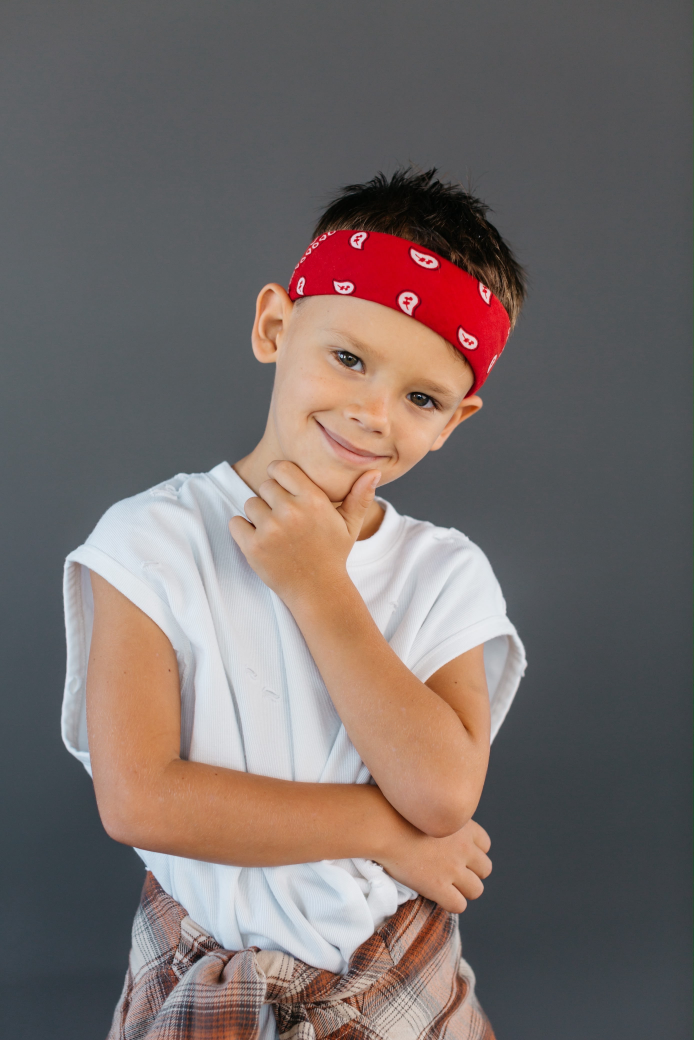
#> input picture platon_art/platon_source.jpg, 2774 x 4160 px (shown at 1/4 size)
$ python make_overlay.py
#> lines starting #> are read from the running program, lines starting #| are printed output that depends on the picture; after the words box and inside, x2 and y2 are one past the last pixel; in counts of white or black regions, pixels touching at a corner belong together
#> in main, bgr is the input picture: shape (4160, 2774, 3); mean B, G, R 104.6, 107.2, 118.5
#!/usr/bin/env python3
"""Neon hand-drawn graphic overlay on Platon's photo (photo pixels untouched)."""

from __future__ import annotations

import json
import math
import random
from pathlib import Path

import cv2
import numpy as np
from PIL import Image, ImageDraw, ImageFont

ROOT = Path(__file__).resolve().parent
SRC = ROOT / "platon_source.jpg"
OUT = ROOT / "platon_neon_overlay.jpg"
OUT_PREVIEW = ROOT / "platon_neon_overlay_preview.jpg"
MASK_CACHE = ROOT / "silhouette_mask.png"
PTS_CACHE = ROOT / "landmarks.json"
SHIRT_CACHE = ROOT / "shirt_mask.png"

LIME = (180, 255, 40)  # RGB neon lime
ACCENT = LIME
TEXT = "THE BEST LOOKS ARE THE ONES YOU FEEL AMAZING"
BG_WORD = "Platon"
BG_COLOR = (236, 236, 234)  # light off-white like the reference
BG_TEXT_COLOR = (28, 28, 28)
# Previous stroke widths were 30 / 12 — doubled per request
OUTLINE_WIDTH = 60
OUTLINE_WIDTH_INNER = 24
FONT_CANDIDATES = [
    "/usr/share/fonts/truetype/dejavu/DejaVuSans-Bold.ttf",
    "/usr/share/fonts/truetype/liberation/LiberationSans-Bold.ttf",
    "/usr/share/fonts/truetype/noto/NotoSans-Bold.ttf",
]


def load_font(size: int) -> ImageFont.ImageFont:
    for path in FONT_CANDIDATES:
        if Path(path).exists():
            return ImageFont.truetype(path, size=size)
    return ImageFont.load_default()


def segment_subject(bgr: np.ndarray) -> np.ndarray:
    if MASK_CACHE.exists():
        return cv2.imread(str(MASK_CACHE), cv2.IMREAD_GRAYSCALE)
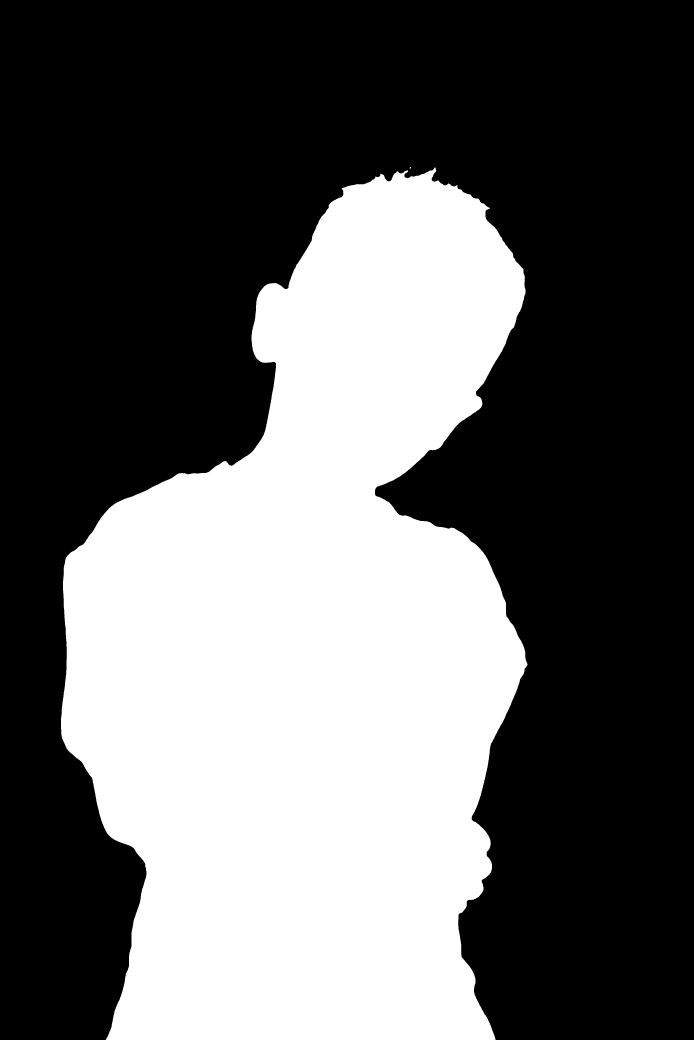
#> input picture platon_art/silhouette_mask.png, 2774 x 4160 px (shown at 1/4 size)
#> returned value: shape (4160, 2774); 38.4% white; 2 white regions, box (x1, y1, x2, y2) and area: (244, 670, 2110, 4160) 4433855, (1639, 668, 1644, 675) 26

    try:
        from rembg import remove
        from PIL import Image as PILImage

        rgba = np.array(
            remove(PILImage.fromarray(cv2.cvtColor(bgr, cv2.COLOR_BGR2RGB)))
        )
        mask = (rgba[:, :, 3] > 128).astype(np.uint8) * 255
    except Exception:
        border = np.concatenate(
            [
                bgr[0:20].reshape(-1, 3),
                bgr[-20:].reshape(-1, 3),
                bgr[:, 0:20].reshape(-1, 3),
                bgr[:, -20:].reshape(-1, 3),
            ]
        )
        bg = np.median(border, axis=0)
        diff = np.linalg.norm(bgr.astype(np.float32) - bg, axis=2)
        mask = (diff > 28).astype(np.uint8) * 255

    kernel = cv2.getStructuringElement(cv2.MORPH_ELLIPSE, (15, 15))
    mask = cv2.morphologyEx(mask, cv2.MORPH_CLOSE, kernel, iterations=2)
    n, labels, stats, _ = cv2.connectedComponentsWithStats((mask > 0).astype(np.uint8))
    if n > 1:
        largest = 1 + np.argmax(stats[1:, cv2.CC_STAT_AREA])
        mask = ((labels == largest).astype(np.uint8)) * 255

    h, w = mask.shape
    flood = mask.copy()
    ff = np.zeros((h + 2, w + 2), np.uint8)
    cv2.floodFill(flood, ff, (0, 0), 255)
    mask = cv2.bitwise_or(mask, cv2.bitwise_not(flood))
    cv2.imwrite(str(MASK_CACHE), mask)
    return mask


def detect_landmarks(bgr: np.ndarray, mask: np.ndarray) -> dict:
    h, w = bgr.shape[:2]
    hsv = cv2.cvtColor(bgr, cv2.COLOR_BGR2HSV)
#> hsv: shape (4160, 2774, 3); mean H, S, V 86.8, 45.9, 124.5

    if not PTS_CACHE.exists():
        upper = np.zeros((h, w), np.uint8)
        upper[: int(h * 0.45)] = 255
        red = cv2.inRange(hsv, (0, 120, 100), (10, 255, 255)) | cv2.inRange(
            hsv, (170, 120, 100), (180, 255, 255)
        )
#> red: shape (4160, 2774); 3.2% white; 1630 white regions (1241 under 20 px), largest, box (x1, y1, x2, y2) and area: (1091, 916, 2046, 1611) 227595, (1502, 3568, 1849, 3968) 24800, (1548, 3211, 1841, 3360) 14817
        red = cv2.bitwise_and(red, upper)
#> red: shape (4160, 2774); 2.1% white; 279 white regions (227 under 20 px), largest, box (x1, y1, x2, y2) and area: (1091, 916, 2046, 1611) 227595, (1336, 1760, 1569, 1840) 3571, (1040, 1158, 1098, 1258) 2215
        red = cv2.morphologyEx(red, cv2.MORPH_CLOSE, np.ones((15, 15), np.uint8))
#> red: shape (4160, 2774); 2.4% white; 55 white regions (31 under 20 px), largest, box (x1, y1, x2, y2) and area: (1086, 912, 2049, 1611) 253745, (1336, 1760, 1569, 1840) 4221, (1831, 1621, 1919, 1692) 2677
        n, labels, stats, _ = cv2.connectedComponentsWithStats(red)
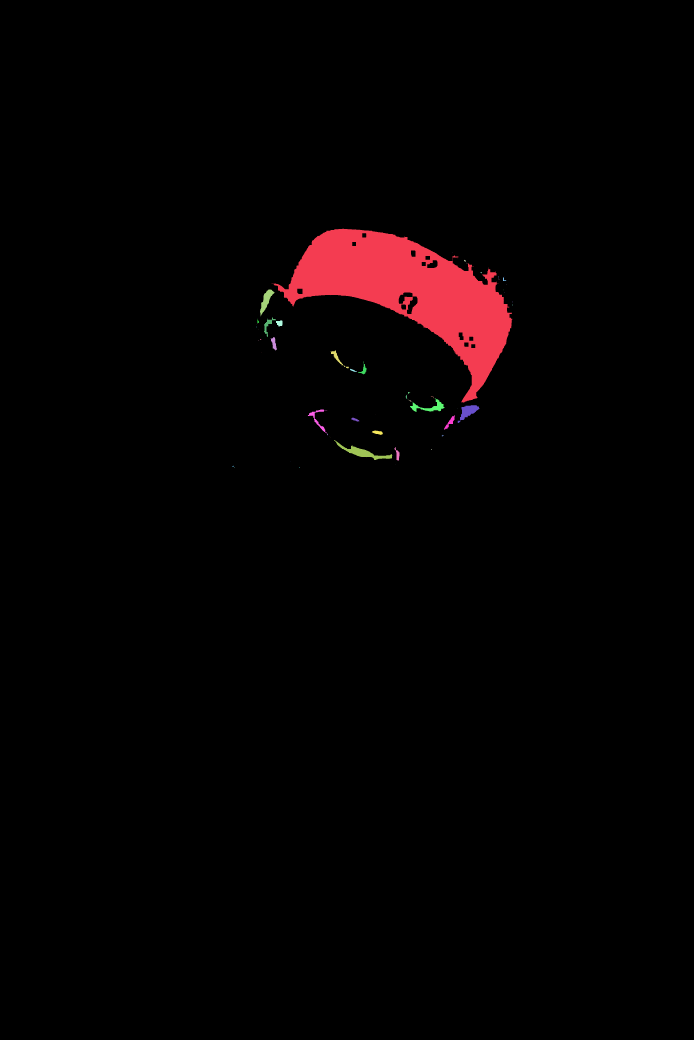
#> labels: shape (4160, 2774) int32 (shown at 1/4 size); 56 distinct labels, from 0 to 55; one colour per label, 0 black
#> n = 56; stats = 56 rows, first 6: [0, 0, 2774, 4160, 11267048], [1086, 912, 963, 699, 253745], [1809, 1008, 1, 1, 1], [1856, 1039, 6, 9, 34], [1865, 1051, 1, 3, 3], [1922, 1088, 5, 6, 17]
        idx = 1 + np.argmax(stats[1:, cv2.CC_STAT_AREA])
#> idx = 1
        band = (labels == idx).astype(np.uint8) * 255
#> band: shape (4160, 2774); 2.2% white; 1 white region, box (x1, y1, x2, y2) and area: (1086, 912, 2049, 1611) 253745
        dens = band.sum(axis=1)
#> dens = 4160 values, max 217260 at index 1153, min 0 at index 0, mean 15554.1
        rows = np.where(dens >= dens.max() * 0.35)[0]
#> rows = 386 values from 944 to 1329
        ys, xs = np.where(band > 0)
        bx0, bx1 = int(xs.min()), int(xs.max())
#> bx0 = 1086; bx1 = 2048
        by0, by1 = int(rows.min()), int(rows.max())
#> by0 = 944; by1 = 1329

        eye_y0, eye_y1 = by1 + 40, by1 + 280
#> eye_y0 = 1369; eye_y1 = 1609
        gray = cv2.cvtColor(bgr, cv2.COLOR_BGR2GRAY)
        strip = gray[eye_y0:eye_y1, bx0:bx1].astype(np.float32)
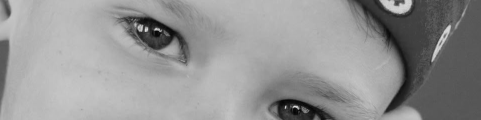
#> strip: shape (240, 962) float32 (shown at 1/2 size); min 2, max 240, mean 148.2
        invb = cv2.GaussianBlur(255 - strip, (31, 15), 0)
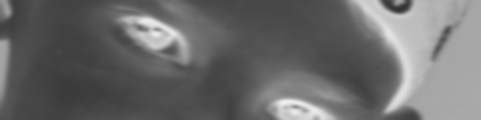
#> invb: shape (240, 962) float32 (shown at 1/2 size); min 50.11, max 240.3, mean 106.8
        col = cv2.GaussianBlur(invb.max(axis=0).reshape(1, -1), (1, 51), 0).ravel()
#> col = 962 values, max 240.3 at index 569, min 68.58 at index 129, mean 157
        mid = len(col) // 2
#> mid = 481
        lx = int(np.argmax(col[:mid]))
#> lx = 292
        rx = mid + int(np.argmax(col[mid:]))
#> rx = 569
        left_eye = (bx0 + lx, eye_y0 + int(np.argmax(invb[:, lx])))
#> left_eye = (1378, 1410)
        right_eye = (bx0 + rx, eye_y0 + int(np.argmax(invb[:, rx])))
#> right_eye = (1655, 1573)

        ear_y = (by0 + by1) // 2 + 30
#> ear_y = 1166
        cols = np.where(mask[ear_y] > 0)[0]
#> cols = 1063 values from 1040 to 2102
        cols = cols[(cols < bx1 + 100) & (cols > bx0 - 100)]
        pts = {
            "left_eye": [left_eye[0], left_eye[1], 110, 60],
            "right_eye": [right_eye[0], right_eye[1], 110, 60],
            "left_ear": [int(cols.min()) + 25, ear_y + 80],
            "right_ear": [int(cols.max()) - 25, ear_y + 50],
            "bandana": [bx0, by0, bx1, by1],
        }
#> pts = {'left_eye': [1378, 1410, 110, 60], 'right_eye': [1655, 1573, 110, 60], 'left_ear': [1065, 1246], 'right_ear': [2077, 1216], 'bandana': [1086, 944, 2048, 1329]}
        PTS_CACHE.write_text(json.dumps(pts, indent=2))
    else:
        pts = json.loads(PTS_CACHE.read_text())

    # Shirt / torso fill region for star pattern
    sat, val = hsv[:, :, 1], hsv[:, :, 2]
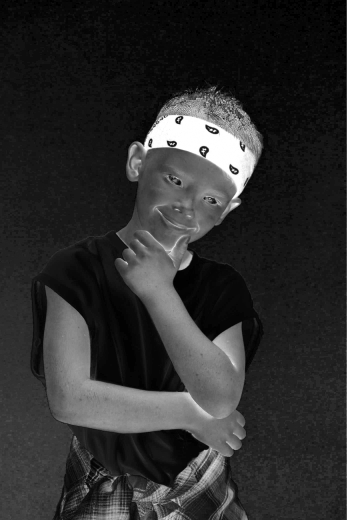
#> sat: shape (4160, 2774) (shown at 1/8 size); min 0, max 255, mean 45.9
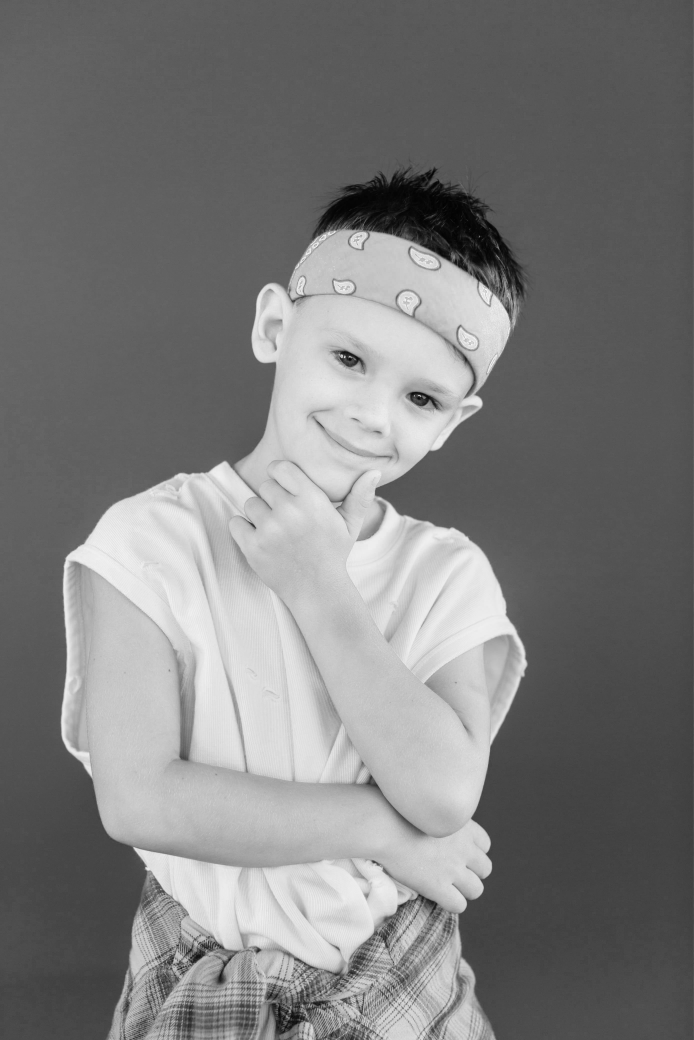
#> val: shape (4160, 2774) (shown at 1/4 size); min 0, max 255, mean 124.5
    gray = cv2.cvtColor(bgr, cv2.COLOR_BGR2GRAY)
    by1 = pts["bandana"][3]
    shirt = (
        ((sat < 85) & (val > 130) & (mask > 0))
        | ((gray > 145) & (mask > 0) & (sat < 90))
    ).astype(np.uint8) * 255
#> shirt: shape (4160, 2774); 18.9% white; 1193 white regions (853 under 20 px), largest, box (x1, y1, x2, y2) and area: (244, 1844, 1498, 3342) 925928, (432, 3387, 1672, 4160) 474022, (1380, 1520, 2110, 3032) 349652
    shirt[: by1 + 160] = 0
#> (the rest of the program and of its run is left out)
